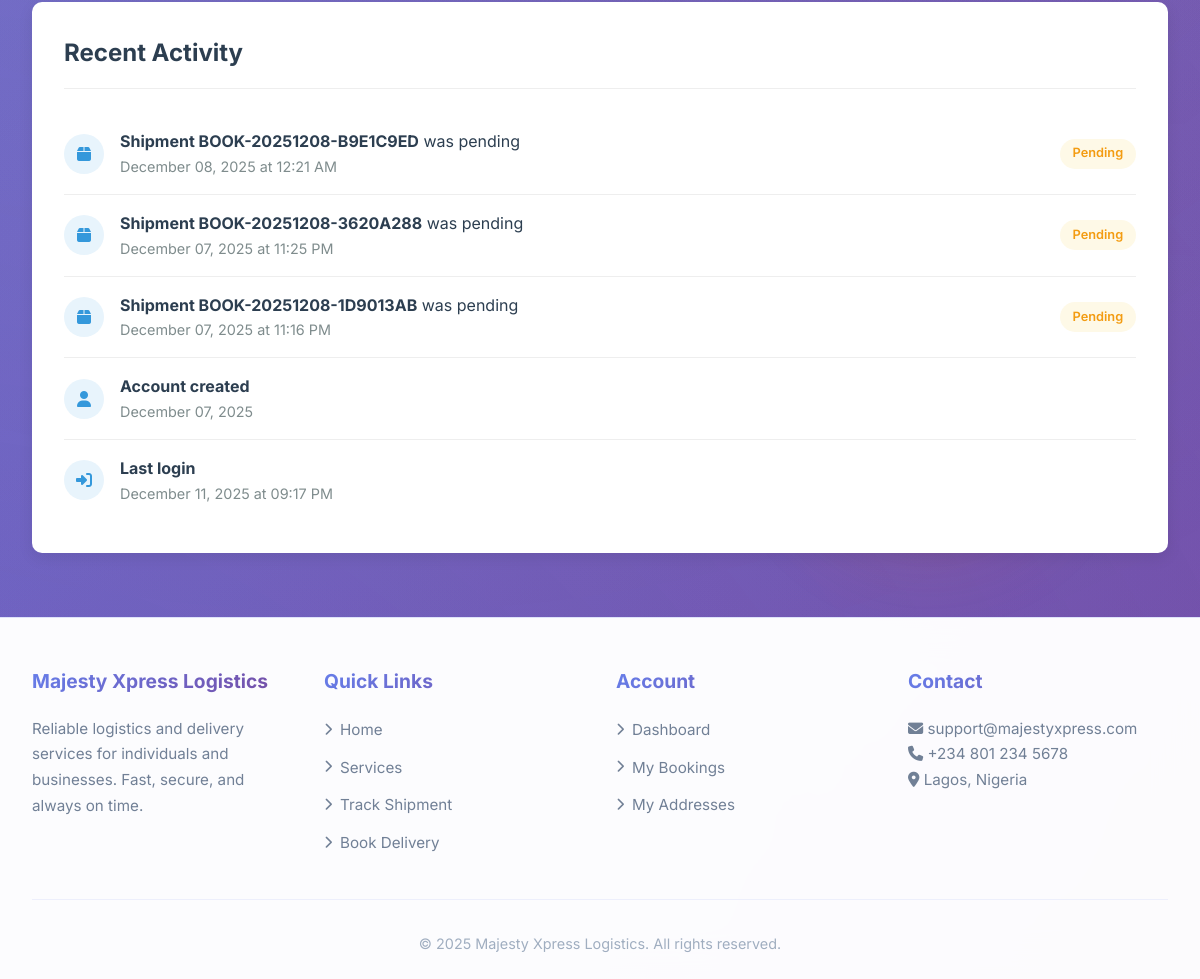
The page /users/dashboard (signed in, lower part) on the database as committed earlier.
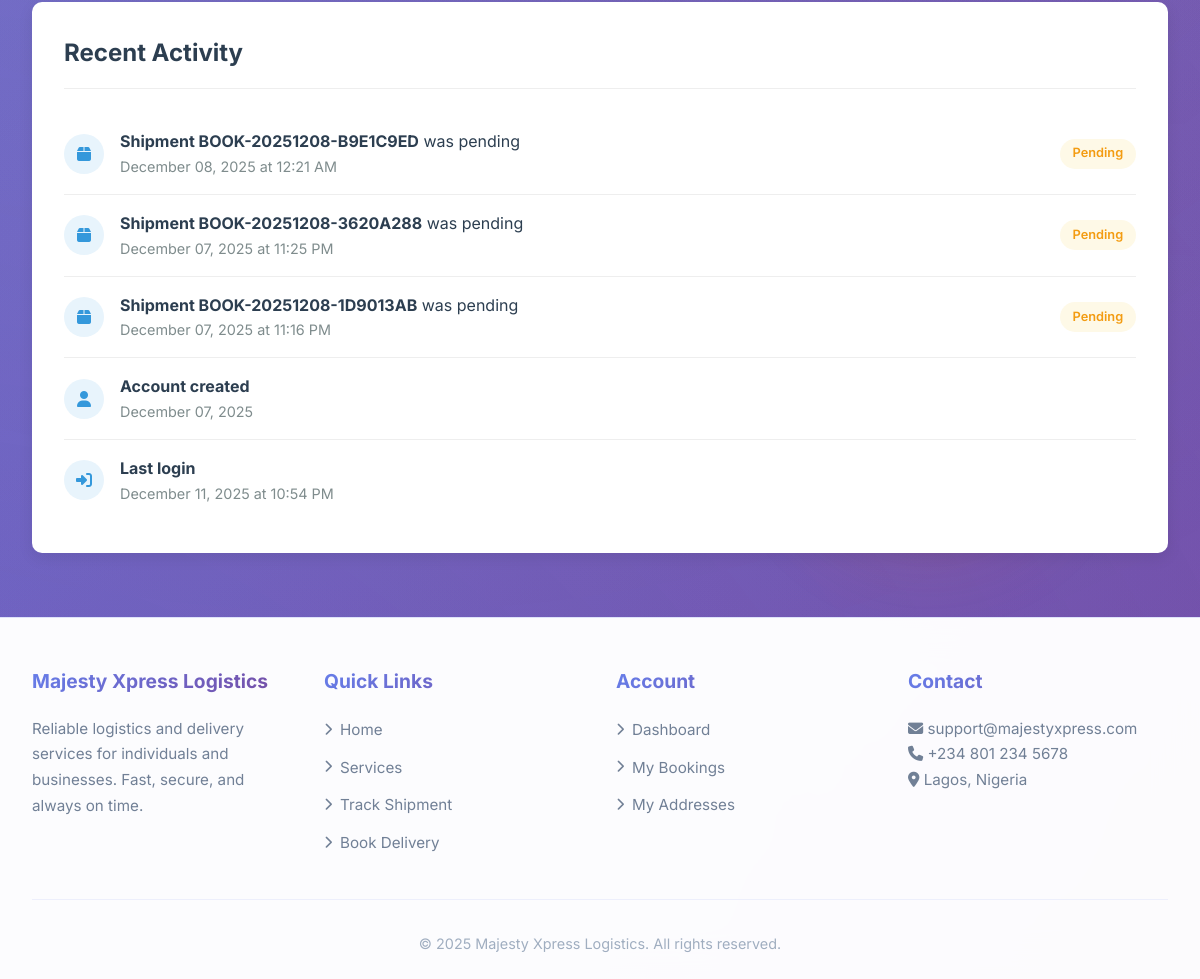
The same page on the database as committed later.
### models.py (models this page shows, shortened)
class Booking(db.Model):
    __tablename__ = 'bookings'
    id = db.Column(db.String(20), primary_key=True)  # Format: BOOK-YYYYMMDD-XXXX
    user_id = db.Column(db.Integer, db.ForeignKey('users.id'))
    pickup_address = db.Column(db.String(500))
    delivery_address = db.Column(db.String(500))
    package_type = db.Column(db.String(50))  # Document, Parcel, Cargo, etc.
    weight = db.Column(db.Float)  # in kg
    dimensions = db.Column(db.String(100))  # LxWxH in cm
    package_value = db.Column(db.Float)
    insurance_required = db.Column(db.Boolean, default=False)
    special_instructions = db.Column(db.Text)
    status = db.Column(db.String(50), default='pending')  # pending, confirmed, in_transit, delivered, cancelled
    payment_status = db.Column(db.String(50), default='unpaid')  # unpaid, partial, paid
    tracking_number = db.Column(db.String(100), unique=True)
    amount = db.Column(db.Float)
    currency = db.Column(db.String(3), default='USD')
    payment_method = db.Column(db.String(50))
    stripe_payment_intent_id = db.Column(db.String(100))
    pickup_date = db.Column(db.DateTime(timezone=True))
    delivery_date = db.Column(db.DateTime(timezone=True))
    estimated_delivery = db.Column(db.DateTime(timezone=True))
    created_at = db.Column(db.DateTime(timezone=True), default=lambda: datetime.now(timezone.utc))
    updated_at = db.Column(db.DateTime(timezone=True), default=lambda: datetime.now(timezone.utc), onupdate=lambda: datetime.now(timezone.utc))
    payments = db.relationship('Payment', backref='booking', lazy='dynamic')
    tracking_updates = db.relationship('TrackingUpdate', backref='booking', lazy='dynamic')

class User(UserMixin, db.Model):
    __tablename__ = 'users'
    id = db.Column(db.Integer, primary_key=True)
    email = db.Column(db.String(120), unique=True, nullable=False, index=True)
    phone = db.Column(db.String(20), unique=True)
    password_hash = db.Column(db.String(256))
    first_name = db.Column(db.String(64))
    last_name = db.Column(db.String(64))
    company_name = db.Column(db.String(128))
    is_active = db.Column(db.Boolean, default=True)
    is_admin = db.Column(db.Boolean, default=False)
    created_at = db.Column(db.DateTime(timezone=True), default=lambda: datetime.now(timezone.utc))
    last_login = db.Column(db.DateTime(timezone=True))
    bookings = db.relationship('Booking', backref='user', lazy='dynamic')
    addresses = db.relationship('Address', backref='user', lazy='dynamic')

### users.py (the view)
@bp.route('/dashboard')
@login_required
def dashboard():
    bookings = Booking.query.filter_by(user_id=current_user.id)\
        .order_by(Booking.created_at.desc()).limit(10).all()
    print("Current User ID:", current_user.id)
    print("Bookings Retrieved:", bookings)
    addresses = Address.query.filter_by(user_id=current_user.id)\
        .order_by(Address.id.desc()).limit(5).all()
    total_bookings = len(bookings)
    delivered_count = len([b for b in current_user.bookings if b.status == 'delivered'])
    addresses_count = len(addresses)
    return render_template('users/dashboard.html',
                         bookings=bookings,
                         addresses=addresses,
                         user=current_user,
                         total_bookings=total_bookings,
                         delivered_count=delivered_count,
                         addresses_count=addresses_count)

### templates/users/dashboard.html (shortened to what this page needs)
{% extends "base.html" %}
{% block content %}
<div class="dashboard-container">
    <div class="recent-activity">
        <h2>Recent Activity</h2>
        {% if bookings %}
            {% for booking in bookings[:5] %}
            <div class="activity-item">
                <div class="activity-icon">
                    <i class="fas fa-box"></i>
                </div>
                <div class="activity-content">
                    <p><strong>Shipment {{ booking.id }}</strong> was {{ booking.status|replace('_', ' ') }}</p>
                    <div class="activity-time">
                        {{ booking.created_at.strftime('%B %d, %Y at %I:%M %p') }}
                    </div>
                </div>
                <div class="booking-status status-{{ booking.status }}" style="margin-left: 1rem;">
                    {{ booking.status|replace('_', ' ')|title }}
                </div>
            </div>
            {% endfor %}
        {% else %}
            <div class="no-items">
                <p style="color: #7f8c8d; text-align: center;">No recent activity</p>
            </div>
        {% endif %}
        <div class="activity-item">
            <div class="activity-icon">
                <i class="fas fa-user"></i>
            </div>
            <div class="activity-content">
                <p><strong>Account created</strong></p>
                <div class="activity-time">
                    {{ user.created_at.strftime('%B %d, %Y') }}
                </div>
            </div>
        </div>
        {% if user.last_login %}
        <div class="activity-item">
            <div class="activity-icon">
                <i class="fas fa-sign-in-alt"></i>
            </div>
            <div class="activity-content">
                <p><strong>Last login</strong></p>
                <div class="activity-time">
                    {{ user.last_login.strftime('%B %d, %Y at %I:%M %p') }}
                </div>
            </div>
        </div>
        {% endif %}
    </div>
</div>
{% endblock %}

### templates/base.html (shortened to what this page needs)
<!DOCTYPE html>
<html lang="en">
<head>
    <link rel="stylesheet" href="https://cdnjs.cloudflare.com/ajax/libs/font-awesome/6.4.0/css/all.min.css">
</head>
<body>
    <main class="container">
        {% block content %}{% endblock %}
    </main>
    <footer>
        <div class="container">
            <div class="footer-content">
                <div class="footer-section">
                    <h3>Majesty Xpress Logistics</h3>
                    <p>Reliable logistics and delivery services for individuals and businesses. Fast, secure, and always on time.</p>
                </div>
                <div class="footer-section">
                    <h3>Quick Links</h3>
                    <ul class="footer-links">
                        <li><a href="{{ url_for('index') }}"><i class="fas fa-chevron-right"></i> Home</a></li>
                        <li><a href="{{ url_for('services') }}"><i class="fas fa-chevron-right"></i> Services</a></li>
                        <li><a href="{{ url_for('track_delivery_page') }}"><i class="fas fa-chevron-right"></i> Track Shipment</a></li>
                        <li><a href="{{ url_for('book_delivery') }}"><i class="fas fa-chevron-right"></i> Book Delivery</a></li>
                    </ul>
                </div>
                <div class="footer-section">
                    <h3>Account</h3>
                    <ul class="footer-links">
                        {% if current_user.is_authenticated %}
                            <li><a href="{{ url_for('users.dashboard') }}"><i class="fas fa-chevron-right"></i> Dashboard</a></li>
                            <li><a href="{{ url_for('users.bookings') }}"><i class="fas fa-chevron-right"></i> My Bookings</a></li>
                            <li><a href="{{ url_for('users.addresses') }}"><i class="fas fa-chevron-right"></i> My Addresses</a></li>
                        {% else %}
                            <li><a href="{{ url_for('users.login') }}"><i class="fas fa-chevron-right"></i> Login</a></li>
                            <li><a href="{{ url_for('users.register') }}"><i class="fas fa-chevron-right"></i> Register</a></li>
                        {% endif %}
                    </ul>
                </div>
                <div class="footer-section">
                    <h3>Contact</h3>
                    <p><i class="fas fa-envelope"></i> support@majestyxpress.com</p>
                    <p><i class="fas fa-phone"></i> +234 801 234 5678</p>
                    <p><i class="fas fa-map-marker-alt"></i> Lagos, Nigeria</p>
                </div>
            </div>
            <div class="copyright">
                <p>&copy; {{ now.year if now else '2025' }} Majesty Xpress Logistics. All rights reserved.</p>
            </div>
        </div>
    </footer>
</body>
</html>

### templates/base.html (style rules this page uses)
:root { --primary-gradient: linear-gradient(135deg, #667eea 0%, #764ba2 100%); --primary-light: rgba(102, 126, 234, 0.1); --primary-dark: #5a6fd8; --secondary-gradient: linear-gradient(135deg, #f59e0b 0%, #dc2626 100%); --glass-bg: rgba(255, 255, 255, 0.98); --glass-border: rgba(255, 255, 255, 0.3); --dark-glass-bg: rgba(26, 32, 44, 0.98); --dark-glass-border: rgba(45, 55, 72, 0.5); --text-dark: #1a202c; --text-medium: #4a5568; --text-light: #718096; --shadow-sm: 0 2px 10px rgba(0, 0, 0, 0.08); --shadow-md: 0 4px 20px rgba(0, 0, 0, 0.12); --shadow-lg: 0 10px 40px rgba(0, 0, 0, 0.15); --border-radius-lg: 16px; --border-radius-md: 12px; --border-radius-sm: 8px; --transition-smooth: all 0.3s cubic-bezier(0.4, 0, 0.2, 1); --header-height: 70px; --safe-area-top: env(safe-area-inset-top, 0px); --safe-area-bottom: env(safe-area-inset-bottom, 0px); --safe-area-left: env(safe-area-inset-left, 0px); --safe-area-right: env(safe-area-inset-right, 0px); }
*, *::before, *::after { margin: 0; padding: 0; box-sizing: border-box; }
html { scroll-behavior: smooth; -webkit-tap-highlight-color: transparent; -webkit-font-smoothing: antialiased; -moz-osx-font-smoothing: grayscale; }
body { font-family: 'Inter', -apple-system, BlinkMacSystemFont, 'Segoe UI', sans-serif; background: linear-gradient(135deg, #667eea 0%, #764ba2 100%); background-attachment: fixed; color: var(--text-dark); line-height: 1.6; position: relative; min-height: 100vh; padding-bottom: var(--safe-area-bottom); }
body::before { content: ''; position: fixed; top: -50%; right: -50%; width: 200%; height: 200%; background: radial-gradient(circle at 20% 80%, rgba(102, 126, 234, 0.15) 0%, transparent 50%), radial-gradient(circle at 80% 20%, rgba(118, 75, 162, 0.15) 0%, transparent 50%), radial-gradient(circle at 40% 40%, rgba(251, 191, 36, 0.1) 0%, transparent 50%); animation: moveBackground 60s linear infinite; z-index: 0; pointer-events: none; }
.container { width: 100%; max-width: 1400px; margin: 0 auto; padding: 0 clamp(1rem, 5vw, 2rem); position: relative; z-index: 1; }
main { min-height: calc(100vh - var(--header-height) - 200px); padding: 2rem 0; }
footer { background: rgba(255, 255, 255, 0.98); backdrop-filter: blur(20px); -webkit-backdrop-filter: blur(20px); color: var(--text-medium); padding: 3rem 0 2rem; margin-top: 4rem; border-top: 1px solid rgba(102, 126, 234, 0.2); position: relative; z-index: 1; padding-bottom: calc(1.5rem + var(--safe-area-bottom)); }
.footer-content { display: grid; grid-template-columns: repeat(auto-fit, minmax(min(100%, 250px), 1fr)); gap: 2rem; margin-bottom: 2rem; }
.footer-section h3 { margin-bottom: 1.2rem; background: var(--primary-gradient); -webkit-background-clip: text; -webkit-text-fill-color: transparent; background-clip: text; font-size: 1.2rem; font-weight: 700; }
.footer-section p { color: var(--text-light); line-height: 1.7; font-size: 0.95rem; }
.footer-links { list-style: none; }
.footer-links li { margin-bottom: 0.7rem; }
.footer-links a { color: var(--text-light); text-decoration: none; transition: var(--transition-smooth); display: inline-flex; align-items: center; gap: 0.5rem; font-size: 0.95rem; }
.footer-links a i { font-size: 0.8rem; transition: transform 0.3s ease; }
.copyright { text-align: center; padding-top: 2rem; margin-top: 2rem; border-top: 1px solid rgba(102, 126, 234, 0.1); color: #a0aec0; font-size: 0.9rem; }

### templates/users/dashboard.html (style rules this page uses)
.dashboard-container { max-width: 1200px; margin: 0 auto; }
.booking-status { padding: 0.3rem 0.8rem; border-radius: 15px; font-size: 0.8rem; font-weight: 600; }
.status-pending { background: #fef9e7; color: #f39c12; }
.recent-activity { background: white; border-radius: 10px; box-shadow: 0 5px 15px rgba(0,0,0,0.08); padding: 2rem; margin-bottom: 3rem; }
.recent-activity h2 { color: #2c3e50; margin-bottom: 1.5rem; padding-bottom: 1rem; border-bottom: 1px solid #eee; }
.activity-item { display: flex; align-items: center; padding: 1rem 0; border-bottom: 1px solid #eee; }
.activity-item:last-child { border-bottom: none; }
.activity-icon { width: 40px; height: 40px; background: #e8f4fc; border-radius: 50%; display: flex; align-items: center; justify-content: center; margin-right: 1rem; color: #3498db; }
.activity-content { flex: 1; }
.activity-content p { margin: 0; color: #2c3e50; }
.activity-time { color: #7f8c8d; font-size: 0.9rem; }

Rows that differ between the two databases and show on the page:
changed User: last_login "December 11, 2025 at 09:17 PM" → "December 11, 2025 at 10:54 PM"
